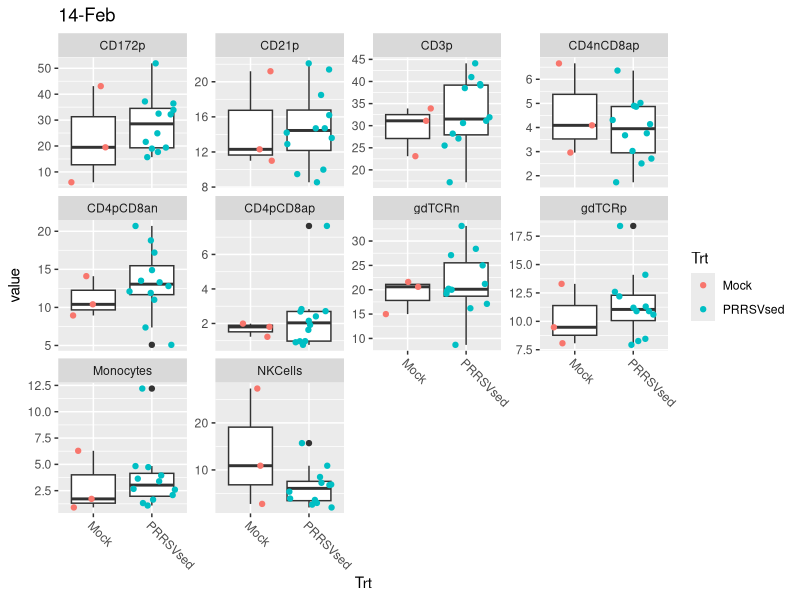
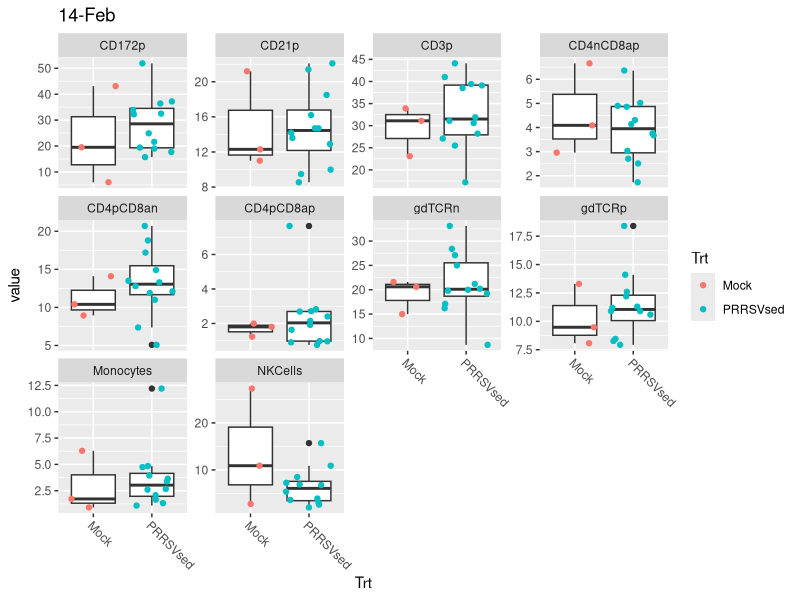
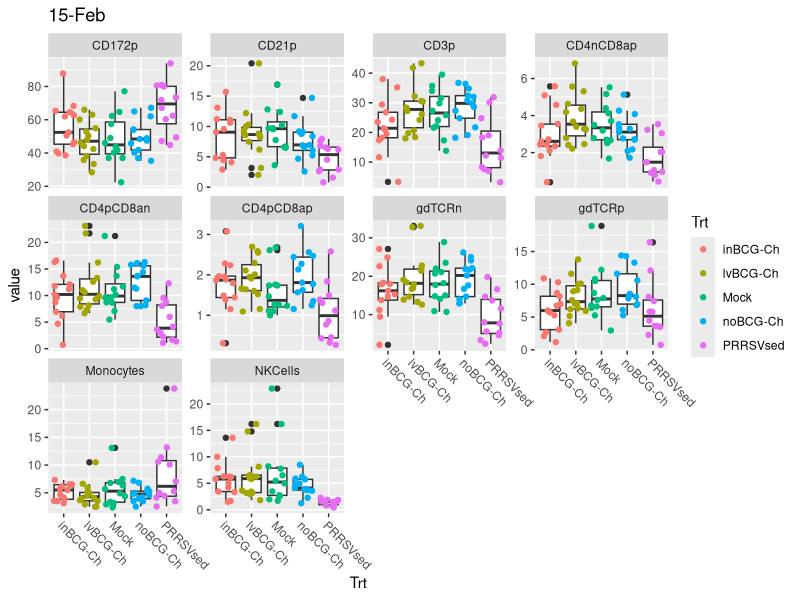
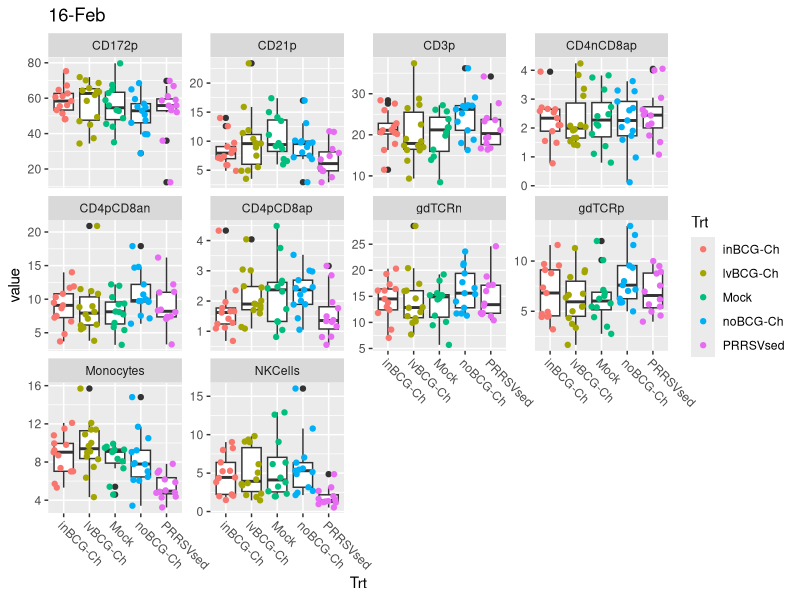
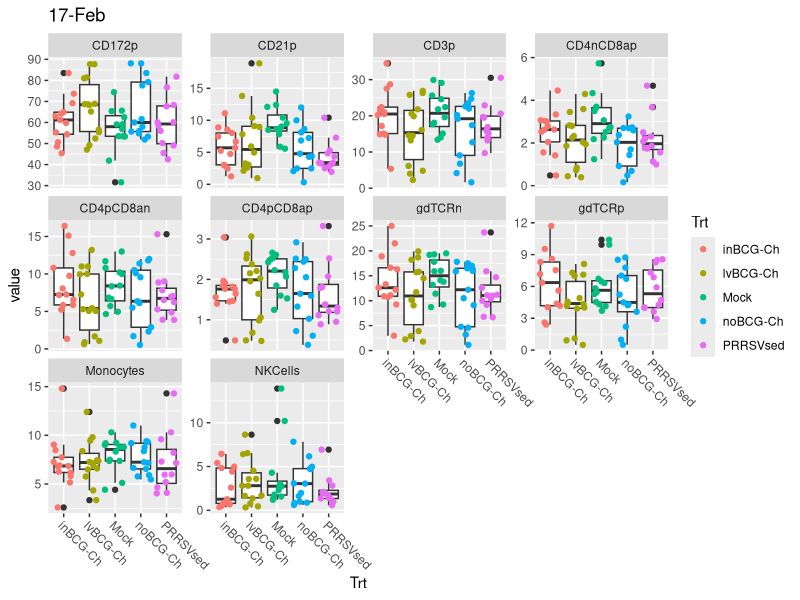
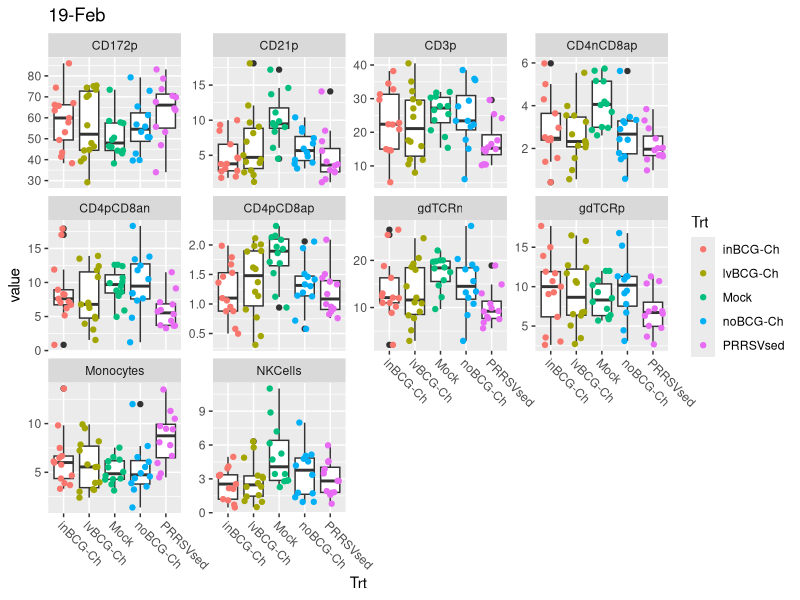
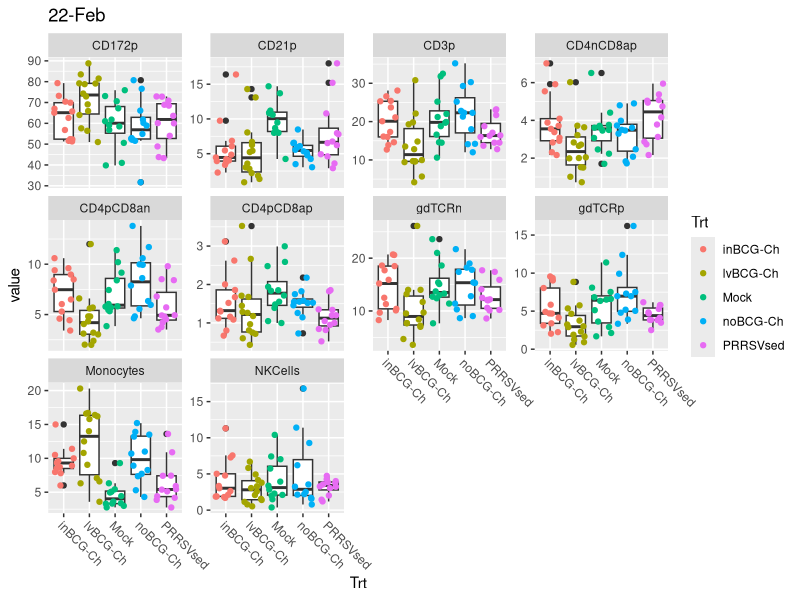
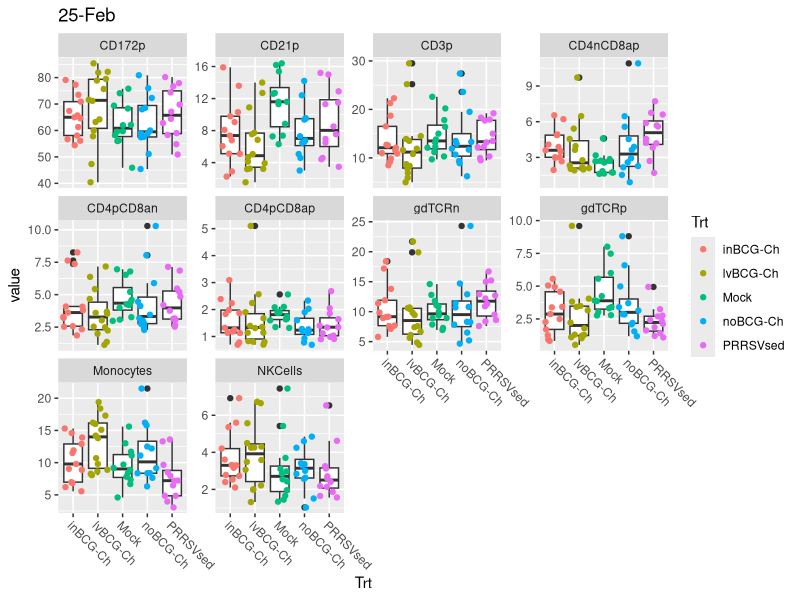

Recreate these plots in R, in order.
library(tidyverse)
library(broom)
library(pracma)
FS17 <- read.csv(file = "./data/FS17 Flow Results All.csv", header = T, stringsAsFactors = F)



FS17$date
# because the dpc doesnt match up im trying out of Day Of Study time variable
FS17$DOS <- as.numeric(sub('-Feb','',FS17$date)) - 14
FS17 <- FS17[,c(1:6, 18, 7:17)] # this moves the DOS variable up with the metadata
### select columns... ###

FS17_subset <- FS17 %>% select(-FlowID)

## Maybe try this instead...
# keep as much metadata as possible. 
# the -c(1:7) is telling the gather function to not gather up the metadata
# or another way to think of it is to gather up everyhitng except for cols 1:6

FS17_long <- FS17_subset %>% gather(key='cell_type', value = 'value', -c(1:7))


# turned your ggplot call into a little function

kristen_plots <- function(data, date_){
  data %>% 
    filter(date == date_) %>% 
    ggplot(aes(x=Trt,y=value)) + 
    geom_boxplot() +
    geom_jitter(aes(color=Trt)) +
    theme(axis.text.x=element_text(angle = -45, hjust =0)) +
    facet_wrap( ~ cell_type, scales = "free_y") + 
    ggtitle(date_)
}

kristen_plots(FS17_long, "14-Feb" )


plots <- list()
for (date in unique(FS17$date)){
  print(date)
  plots[[date]] <- kristen_plots(FS17_long, date)
}

plots

# all of these return the first plot in the list
plots[[1]]
plots[['14-Feb']]
plots$`14-Feb`





## the above graphs allow us to look at treatment groups for each day, but would like to follow
## individual pigs and treatment groups across time within the same graphs
## this webpage might be helpful... uses spaghettie plots for longitudinal data 
## https://stats.idre.ucla.edu/r/faq/how-can-i-visualize-longitudinal-data-in-ggplot2/
# setwd("~/Desktop/FS17 Flow FCS Files/")
# library(tidyverse) ##tidyverse contains ggplot2, dplyr, tidr, readr
# library(methods)

# FS17 <- read.csv(file = "./data/FS17 Flow Results All.csv", header = T, stringsAsFactors = F)
# head(FS17)


FS17 %>% select(-FlowID) %>% 
  gather(key = 'CellType', value = 'Percentage', -c(1:7)) %>% 
  ggplot(aes(dpc, Percentage)) +
  geom_smooth(method = 'loess', aes(fill = Trt, color=Trt)) +
  facet_wrap( ~ CellType, scales = "free_y")

##attempting to look at individual pigs over time
FS17 %>% select(-FlowID) %>% 
  gather(key = 'CellType', value = 'Percentage', -c(1:7)) %>% ##moving to long format
  filter(Trt == "Mock") %>%
  ggplot(aes(dpc, Percentage)) +
  geom_line(aes(group = Pig, color=Pig)) +
  facet_wrap( ~ CellType, scales = "free_y")

# JULES NOTE
# this looks weird because you need to make your pig variable a factor or a character


##########

# This may be what you were looking for.
FS17 %>% select(-FlowID) %>% 
  gather(key = 'CellType', value = 'Percentage', -c(1:7)) %>%
  mutate(Pig = factor(Pig)) %>%   # Here I make the Pig variable a factor
  filter(Trt == "Mock") %>%
  ggplot(aes(dpc, Percentage)) +
  geom_line(aes(group = Pig, color=Pig)) +
  facet_wrap( ~ CellType, scales = "free_y") + theme_bw()




######################################################

FS17_clean <- FS17 %>%
  select(-FlowID) %>%
  mutate(Pig=as.character(Pig))

FS17_long <- FS17_clean %>%
  gather(key='cell_type', value = 'percentage', -c(1:7))



# summary statistics, mean and stderr for each combination of celltypes treatments and times
FS17_sum <- FS17_long %>%
  group_by(DOS, Trt, cell_type) %>% 
  summarise(mean_p = mean(percentage), 
            num_obs = n(), 
            std_dev = sd(percentage), 
            std_err = std_dev/sqrt(num_obs))


FS17_sum %>% 
  ggplot(aes(x=DOS, y=mean_p, color=Trt, fill = Trt)) +
  geom_point() + geom_line() +
  geom_ribbon(aes(ymin=mean_p - std_err, ymax = mean_p + std_err), alpha = .3) +
  facet_wrap(~cell_type, scales = 'free') + 
  theme_bw()

# FS17_sum$dpc





#### CD21pos cells seem lower in all animals that got PRRSVs
FS17_sum %>% 
  filter(cell_type == 'CD21p') %>% 
  ggplot(aes(x=DOS, y=mean_p, color=Trt, fill = Trt)) +
  geom_point() + geom_line() +
  geom_ribbon(aes(ymin=mean_p - std_err, ymax = mean_p + std_err), alpha = .3) +
  facet_wrap(~cell_type, scales = 'free') + 
  theme_bw()


#### double pos cells seem lower in all animals that got PRRSV

FS17_sum %>% 
  filter(cell_type == 'CD4pCD8ap') %>% 
  ggplot(aes(x=DOS, y=mean_p, color=Trt, fill = Trt)) +
  geom_point() + geom_line() +
  geom_ribbon(aes(ymin=mean_p - std_err, ymax = mean_p + std_err), alpha = .3) +
  facet_wrap(~cell_type, scales = 'free') + 
  theme_bw()



# no obvious treatment effect....

FS17_sum %>% 
  filter(Trt %in% c('inBCG-Ch', 'lvBCG-Ch', 'noBCG-Ch')) %>% 
  ggplot(aes(x=DOS, y=mean_p, color=Trt, fill = Trt)) +
  geom_point() + geom_line() +
  geom_ribbon(aes(ymin=mean_p - std_err, ymax = mean_p + std_err), alpha = .3) +
  facet_wrap(~cell_type, scales = 'free') + 
  theme_bw()

# Statistical tests for treatment differences in each cell_type at each timepoint
# this one is conservative because it corrects the allready corrected TukeyHSD pvalues
treat_tests <- FS17_long %>%
  filter(Trt %in% c('inBCG-Ch', 'lvBCG-Ch', 'noBCG-Ch')) %>%
  group_by(DOS, cell_type) %>% 
  nest() %>% 
  mutate(anova=map(data, ~ aov(data=., formula = percentage ~ Trt)), 
         tid_ano = map(anova, tidy), 
         tuk = map(anova, TukeyHSD), 
         tid_tuk = map(tuk, tidy))%>% 
  select(DOS, cell_type, tid_tuk) %>% 
  unnest(cols = c('tid_tuk')) %>%
  mutate(p.adj = p.adjust(adj.p.value, method = 'fdr')) %>% 
  filter(p.adj < 0.05)

# These are the significant differences among treatment groups...
treat_tests

###################

# this one is liberal as it does not correct for the multiple anovas done
# but the pvalues are already corrected within each comparison
# probably not the one to use...

FS17_long %>%
  filter(Trt %in% c('inBCG-Ch', 'lvBCG-Ch', 'noBCG-Ch')) %>%
  group_by(DOS, cell_type) %>% 
  nest() %>% 
  mutate(anova=map(data, ~ aov(data=., formula = percentage ~ Trt)), 
         tid_ano = map(anova, tidy), 
         tuk = map(anova, TukeyHSD), 
         tid_tuk = map(tuk, tidy))%>% 
  select(DOS, cell_type, tid_tuk) %>% 
  unnest(cols = c('tid_tuk')) %>%
  filter(adj.p.value < 0.05)


##############
# This batch of tests includes all treatments, including the Mocks
# this one is conservative because it corrects the allready corrected TukeyHSD pvalues

ALL_tests <- FS17_long %>%
  filter(DOS !=0) %>%
  group_by(DOS, cell_type) %>% 
  nest() %>% 
  mutate(anova=map(data, ~ aov(data=., formula = percentage ~ Trt)), 
         tid_ano = map(anova, tidy), 
         tuk = map(anova, TukeyHSD), 
         tid_tuk = map(tuk, tidy))%>% 
  select(DOS, cell_type, tid_tuk) %>% 
  unnest(cols = c('tid_tuk')) %>%
  mutate(p.adj = p.adjust(adj.p.value, method = 'fdr')) %>% 
  filter(p.adj < 0.05)

ALL_tests
#####






###########
##### spaghetti plots for each treatment
## shows variation within treatments
FS17_long %>% 
  filter(Trt == 'PRRSVsed') %>% 
  ggplot(aes(x=DOS, y=percentage, color = Pig)) + geom_line() + 
  facet_wrap(~cell_type, scales = 'free') + 
  theme_bw()

FS17_long %>% 
  filter(Trt == 'inBCG-Ch') %>% 
  ggplot(aes(x=DOS, y=percentage, color = Pig)) + geom_line() + 
  facet_wrap(~cell_type, scales = 'free')+ 
  theme_bw()

FS17_long %>% 
  filter(Trt == 'lvBCG-Ch') %>% 
  ggplot(aes(x=DOS, y=percentage, color = Pig)) + geom_line() + 
  facet_wrap(~cell_type, scales = 'free')+ 
  theme_bw()

FS17_long %>% 
  filter(Trt == 'noBCG-Ch') %>% 
  ggplot(aes(x=DOS, y=percentage, color = Pig)) + geom_line() + 
  facet_wrap(~cell_type, scales = 'free')+ 
  theme_bw()

FS17_long %>% 
  filter(Trt == 'Mock') %>% 
  ggplot(aes(x=DOS, y=percentage, color = Pig)) + geom_line() + 
  facet_wrap(~cell_type, scales = 'free')+ 
  theme_bw()




######## temperature data  ###########



temps <- read_csv('data/FS17 Obj2 Temp Data.csv')
temps$pig <- as.character(temps$pig)


# mean temp for Mock group is 39.8
temps %>% group_by(Trt) %>% summarise(meanT=mean(TempC))


### Looking at the temperatures of the groups over time. 
### Can see a clear difference between the Mocks and the others
temps %>% ggplot(aes(x=dpi, y=TempC)) + 
  geom_line(aes(group = pig)) +
  facet_wrap(~Trt)+ geom_hline(yintercept = 39.8, color='red')


### NEED TO FIX THIS ###
# same pig 2x measurements per day #

temps %>% 
  group_by(pig, dpi) %>%
  tally() %>%
  filter(n != 1)

temps$pig_day <- paste(temps$pig, temps$dpi) # this makes it easier to fix the duplicates

weird_ones <- temps %>% 
  group_by(pig_day) %>%
  tally() %>%
  filter(n != 1) %>% 
  select(pig_day) %>% 
  unlist()

weird_ones

## Can see from this plot the pigs that have multiple measurements per day
temps %>% filter((pig_day %in% weird_ones)) %>% 
  ggplot(aes(x=dpi, y=TempC, color=pig)) + geom_point() 


# this should get rid of the redundant measurements by taking the mean of the 
# multiples as the true value
temps <- temps %>%
  group_by(pig, dpi) %>%
  mutate(TempC = mean(TempC)) %>% 
  select(-TempF) %>% 
  unique()# %>% ggplot(aes(x=dpi, y=TempC)) + geom_line(aes(group=pig))

# just to double check...
temps %>%
  group_by(pig, dpi) %>%tally() %>% filter(n>1)
# Good, no pigs have more than one measurement per timepoint

# are some pigs missing?
temps %>%
  group_by(pig, Trt) %>%tally() %>% ggplot(aes(x=n))+geom_histogram()

temps %>%
  group_by(pig, Trt) %>%tally() %>% filter(n<14)

temps <- temps %>% filter(pig != 517)

# temps %>%
#   group_by(dpi, Trt) %>%tally() #%>% filter(n<14)

## take another look at the data after fixing those issues...
temps %>% ggplot(aes(x=dpi, y=TempC)) + 
  geom_line(aes(group = pig)) +
  facet_wrap(~Trt)+ geom_hline(yintercept = 39.8, color='red')


## this block collects the metadata about these pigs,
# I removed the Room variable because some pigs were moved between rooms, 
# this was causing some duplication issues down below.
meta <- temps %>%
  ungroup() %>%
  select(pig, BCGTrt, PRRSV, Trt) %>% 
  unique()


# this makes each pig's temperatures relative to the minimum temperature of that pig
temps <- temps %>%
  group_by(pig) %>%
  mutate(TempRmin=TempC - min(TempC)) %>% 
  ungroup()

# calculate the mean temps for each group
temps %>% group_by(Trt) %>% summarise(meanTemp=mean(TempRmin))

# plot the temps, differences from the mock are more pronounced
temps %>% ggplot(aes(x=dpi, y=TempRmin))+ geom_line(aes(group = pig)) +
  geom_hline(yintercept = 0.418, color='red')+
  facet_wrap(~Trt)

# looks like everyone with PRRSV has:
# higher peak temperatures, 
# higher mean temperatures
# higher variability in temperatures


# this temp_sum is based on relative temperatures (each pig was adjusted relative to their minimum temperature)
temp_sum <- temps %>%
  arrange(dpi) %>% 
  group_by(pig) %>% 
  summarise(max_temp = max(TempRmin), 
            mean_temp = mean(TempRmin), 
            min_temp = min(TempRmin), 
            sd_temp = sd(TempRmin),            
            day_max = dpi[which.max(TempRmin)], 
            dif_temp = max_temp - min_temp, 
            AUC_temp=trapz(dpi,TempRmin)) %>% 
  left_join(meta)


temp_sum %>% ggplot(aes(x=Trt, y=max_temp, fill=Trt)) + geom_boxplot() + theme_bw()
temp_sum %>% ggplot(aes(x=Trt, y=AUC_temp, fill=Trt)) + geom_boxplot()+ theme_bw()
temp_sum %>% ggplot(aes(x=Trt, y=sd_temp, fill=Trt)) + geom_boxplot()+ theme_bw()
temp_sum %>% ggplot(aes(x=Trt, y=mean_temp, fill=Trt)) + geom_boxplot()+ theme_bw()
temp_sum %>% ggplot(aes(x=Trt, y=day_max, fill=Trt)) + geom_point(shape=21, size=3)+ theme_bw()
temp_sum %>% ggplot(aes(x=Trt, y=dif_temp, fill=mean_temp)) + geom_point(shape=21, size=4)+ theme_bw()
temp_sum %>% ggplot(aes(x=Trt, y=sd_temp, fill=mean_temp)) + geom_point(shape=21, size=4)+ theme_bw()


# some exploratory plots here
# max temp and mean temp are correlated
# pigs with higher max and mean temps also seem to have higher variability in their
# temperatures
temp_sum %>%
  ggplot(aes(x=max_temp, y=mean_temp, fill=sd_temp)) +
  geom_point(shape=21, color='black', size=3)+ scale_fill_viridis_c()


temp_sum %>%
  ggplot(aes(x=sd_temp, y=max_temp, fill=mean_temp)) +
  geom_point(shape=21, color='black', size=3)+ scale_fill_viridis_c()

temp_sum %>%
  ggplot(aes(x=mean_temp, y=max_temp, fill=sd_temp)) +
  geom_point(shape=21, color='black', size=3)+ scale_fill_viridis_c()

temp_sum %>%
  ggplot(aes(x=sd_temp, y=dif_temp, fill=mean_temp)) +
  geom_point(shape=21, color='black', size=3)+ scale_fill_viridis_c()

temp_sum %>%
  ggplot(aes(x=AUC_temp, y=max_temp, fill=mean_temp)) +
  geom_point(shape=21, color='black', size=3)+ scale_fill_viridis_c()

temp_sum %>%
  ggplot(aes(x=AUC_temp, y=mean_temp, fill=Trt)) +
  geom_point(shape=21, color='black', size=3)

temp_sum %>%
  ggplot(aes(x=AUC_temp, y=max_temp, fill=Trt)) +
  geom_point(shape=21, color='black', size=3)

temp_sum %>%
  ggplot(aes(x=AUC_temp, y=sd_temp, fill=Trt)) +
  geom_point(shape=21, color='black', size=3)



#### FEVER SCORE CALC HERE ####
  

# fever score is a combination of:
# max_temp to capture the highest the temperature spiked
# mean_temp to capture the overall elevation of temperature
# sd_temp to capture the jumpiness or swings in temperature 
# all are scaled so that each portion contributes equally to fever score

scaled_temps <- temp_sum %>% mutate_if(is.numeric, scale) # centers and scales variables

scaled_temps <- scaled_temps %>% mutate(fever_score=max_temp+mean_temp+sd_temp)

scaled_temps$fever_class <- cut(scaled_temps$fever_score, 3, labels = c('low', 'mid', 'high'))

scaled_temps$Pig <- scaled_temps$pig


scaled_temps %>% filter(!(Trt %in% c('PRRSVsed', 'Mock'))) %>% 
  ggplot(aes(x=1, y=fever_score))  +
  geom_violin()+
  geom_jitter(aes(color=fever_class),width = .2) + 
  ggtitle('Fever score distribution, without PRRSVed and Mock pigs')

scaled_temps %>% #filter(!(Trt %in% c('PRRSVsed', 'Mock'))) %>% 
  ggplot(aes(x=1, y=fever_score))  +
  geom_violin()+
  geom_jitter(aes(color=fever_class),width = .2) + 
  ggtitle('Fever score distribution, with PRRSVed and Mock pigs')




scaled_temps %>%
  ggplot(aes(x=Trt, y=fever_score, color=fever_class)) +
  geom_jitter(width = .2) + theme_bw()

scaled_temps %>%
  ggplot(aes(x=fever_class, y=fever_score, color=fever_score)) +
  geom_jitter() + theme_bw()


LETSDOTHIS <- scaled_temps %>%
  select(Pig, fever_class, fever_score) %>%
  right_join(FS17_long) %>% filter(Pig !=517)  # removing pig 517, few data points

unique(LETSDOTHIS$dpc)

# 
# these summary stats were calculated excluding the mock and prrsvsed pigs
FS17_sum_1 <- LETSDOTHIS %>% filter(!(Trt %in% c('Mock', 'PRRSVsed'))) %>% 
  group_by(fever_class, dpc, cell_type) %>% 
  summarise(mean_p = mean(percentage), 
            num_obs = n(), 
            std_dev = sd(percentage), 
            std_err = std_dev/sqrt(num_obs))

# these summary stats were calculated leaving the PRRSVsed pigs in, but excluding the mocks
# If using the block must switch to DOS from dpc
FS17_sum_2 <- LETSDOTHIS %>% filter(!(Trt %in% c('Mock'))) %>%
  group_by(fever_class, DOS, cell_type) %>%
  summarise(mean_p = mean(percentage),
            num_obs = n(),
            std_dev = sd(percentage),
            std_err = std_dev/sqrt(num_obs))
# # 

##########




# FS17_long$Trt2 <- ifelse(FS17_long$Pig %in% int_pigs, 'weird', FS17_long$Trt)
# 
# FS17_long %>% group_by(Trt, Trt2) %>% tally()
# 
# FS17_sum <- FS17_long %>%
#   group_by(dpc, Trt2, cell_type) %>% 
#   summarise(mean_p = mean(percentage), 
#             num_obs = n(), 
#             std_dev = sd(percentage), 
#             std_err = std_dev/sqrt(num_obs))

FS17_sum_1 %>%
  ggplot(aes(x=dpc, y=mean_p, fill=fever_class)) +
  geom_ribbon(aes(ymin=mean_p - std_err, ymax=mean_p + std_err), alpha=.5) +
  facet_wrap(~cell_type, scales = 'free')

FS17_sum_2 %>%
  ggplot(aes(x=DOS, y=mean_p, fill=fever_class)) +
  geom_ribbon(aes(ymin=mean_p - std_err, ymax=mean_p + std_err), alpha=.5) +
  facet_wrap(~cell_type, scales = 'free')



# 
# FS17_sum %>% filter(cell_type == 'CD4pCD8ap') %>% 
#   ggplot(aes(x=dpc, y=mean_p, fill=fever_class)) +
#   geom_ribbon(aes(ymin=mean_p - std_err, ymax=mean_p + std_err), alpha=.5) +
#   facet_wrap(~cell_type, scales = 'free')
# # 
# FS17_sum %>% filter(dpc != 11) %>% 
#   ggplot(aes(x=dpc, y=mean_p, fill=fever_class)) +
#   geom_ribbon(aes(ymin=mean_p - std_err, ymax=mean_p + std_err), alpha=.5) +
#   facet_wrap(~cell_type, scales = 'free')
# 

##

FS17_sum_1 %>% filter(cell_type == 'CD4pCD8ap') %>% 
  #filter(!Trt2 %in% c('Mock', 'PRRSVsed')) %>% 
  ggplot(aes(x=dpc, y=mean_p, fill=fever_class, color=fever_class)) +
  geom_ribbon(aes(ymin=mean_p - std_err, ymax=mean_p + std_err), alpha=.5) +
  geom_point(shape=21)+geom_path()+
  facet_wrap(~cell_type, scales = 'free') + 
  theme_bw() + ylab('percent') + xlab('days post challenge')


FS17_sum_2 %>% filter(cell_type == 'CD4pCD8ap') %>% 
  #filter(!Trt2 %in% c('Mock', 'PRRSVsed')) %>% 
  ggplot(aes(x=DOS, y=mean_p, fill=fever_class, color=fever_class)) +
  geom_ribbon(aes(ymin=mean_p - std_err, ymax=mean_p + std_err), alpha=.5) +
  geom_point(shape=21)+geom_path()+
  facet_wrap(~cell_type, scales = 'free') + 
  theme_bw() + ylab('percent') + xlab('day of study')



###########

FS17_sum_1 %>% filter(cell_type == 'CD172p') %>% 
  ggplot(aes(x=fever_class, y=mean_p, fill=fever_class)) +
  geom_col(position = 'dodge') +
  geom_errorbar(aes(ymin=mean_p - std_err,
                    ymax=mean_p + std_err), 
                width = .2) +
  geom_text(aes(label=num_obs, y=20), size=3)+
  facet_wrap(~dpc) + ggtitle('CD172p')


FS17_sum_2 %>% filter(cell_type == 'CD172p') %>% 
  ggplot(aes(x=fever_class, y=mean_p, fill=fever_class)) +
  geom_col(position = 'dodge') +
  geom_errorbar(aes(ymin=mean_p - std_err,
                    ymax=mean_p + std_err), 
                width = .2) +
  geom_text(aes(label=num_obs, y=20), size=3)+
  facet_wrap(~DOS) + ggtitle('CD172p')


#############

FS17_sum_1 %>% filter(cell_type == 'CD21p') %>% 
  ggplot(aes(x=fever_class, y=mean_p, fill=fever_class)) +
  geom_col(position = 'dodge') +
  geom_errorbar(aes(ymin=mean_p - std_err,
                    ymax=mean_p + std_err), 
                width = .2) +
  geom_text(aes(label=num_obs, y=2), size=3)+
  facet_wrap(~dpc) + ggtitle('CD21p')


FS17_sum_2 %>% filter(cell_type == 'CD21p') %>% 
  ggplot(aes(x=fever_class, y=mean_p, fill=fever_class)) +
  geom_col(position = 'dodge') +
  geom_errorbar(aes(ymin=mean_p - std_err,
                    ymax=mean_p + std_err), 
                width = .2) +
  geom_text(aes(label=num_obs, y=2), size=3)+
  facet_wrap(~DOS) + ggtitle('CD21p')


#############

FS17_sum_1 %>% filter(cell_type == 'CD3p') %>% 
  ggplot(aes(x=fever_class, y=mean_p, fill=fever_class)) +
  geom_col(position = 'dodge') +
  geom_errorbar(aes(ymin=mean_p - std_err,
                    ymax=mean_p + std_err), 
                width = .2) +
  geom_text(aes(label=num_obs, y=5), size=3)+
  facet_wrap(~dpc) + ggtitle('CD3p')


FS17_sum_2 %>% filter(cell_type == 'CD3p') %>% 
  ggplot(aes(x=fever_class, y=mean_p, fill=fever_class)) +
  geom_col(position = 'dodge') +
  geom_errorbar(aes(ymin=mean_p - std_err,
                    ymax=mean_p + std_err), 
                width = .2) +
  geom_text(aes(label=num_obs, y=5), size=3)+
  facet_wrap(~DOS) + ggtitle('CD3p')


############


FS17_sum_1 %>% filter(cell_type == 'CD4nCD8ap') %>% 
  ggplot(aes(x=fever_class, y=mean_p, fill=fever_class)) +
  geom_col(position = 'dodge') +
  geom_errorbar(aes(ymin=mean_p - std_err,
                    ymax=mean_p + std_err), 
                width = .2) +
  geom_text(aes(label=num_obs, y=1), size=3)+
  facet_wrap(~dpc) + ggtitle('CD4nCD8ap')


FS17_sum_2 %>% filter(cell_type == 'CD4nCD8ap') %>% 
  ggplot(aes(x=fever_class, y=mean_p, fill=fever_class)) +
  geom_col(position = 'dodge') +
  geom_errorbar(aes(ymin=mean_p - std_err,
                    ymax=mean_p + std_err), 
                width = .2) +
  geom_text(aes(label=num_obs, y=1), size=3)+
  facet_wrap(~DOS) + ggtitle('CD4nCD8ap')

#############


FS17_sum_1 %>% filter(cell_type == 'CD4pCD8an') %>% 
  ggplot(aes(x=fever_class, y=mean_p, fill=fever_class)) +
  geom_col(position = 'dodge') +
  geom_errorbar(aes(ymin=mean_p - std_err,
                    ymax=mean_p + std_err), 
                width = .2) +
  geom_text(aes(label=num_obs, y=1), size=3)+
  facet_wrap(~dpc)  + ggtitle('CD4pCD8an')



FS17_sum_2 %>% filter(cell_type == 'CD4pCD8an') %>% 
  ggplot(aes(x=fever_class, y=mean_p, fill=fever_class)) +
  geom_col(position = 'dodge') +
  geom_errorbar(aes(ymin=mean_p - std_err,
                    ymax=mean_p + std_err), 
                width = .2) +
  geom_text(aes(label=num_obs, y=1), size=3)+
  facet_wrap(~DOS)  + ggtitle('CD4pCD8an')

#############

##############


FS17_sum_1 %>% filter(cell_type == 'CD4pCD8ap') %>% 
  ggplot(aes(x=fever_class, y=mean_p, fill=fever_class)) +
  geom_col(position = 'dodge') +
  geom_errorbar(aes(ymin=mean_p - std_err,
                    ymax=mean_p + std_err), 
                width = .2) +
  geom_text(aes(label=num_obs, y=.5), size=3)+
  facet_wrap(~dpc) + ggtitle('CD4pCD8ap')



FS17_sum_2 %>% filter(cell_type == 'CD4pCD8ap') %>% 
  ggplot(aes(x=fever_class, y=mean_p, fill=fever_class)) +
  geom_col(position = 'dodge') +
  geom_errorbar(aes(ymin=mean_p - std_err,
                    ymax=mean_p + std_err), 
                width = .2) +
  geom_text(aes(label=num_obs, y=.5), size=3)+
  facet_wrap(~DOS) + ggtitle('CD4pCD8ap')


##############


FS17_sum_1 %>% filter(cell_type == 'gdTCRn') %>% 
  ggplot(aes(x=fever_class, y=mean_p, fill=fever_class)) +
  geom_col(position = 'dodge') +
  geom_errorbar(aes(ymin=mean_p - std_err,
                    ymax=mean_p + std_err), 
                width = .2) +
  geom_text(aes(label=num_obs, y=5), size=3)+
  facet_wrap(~dpc)+ ggtitle('gdTCRn')


FS17_sum_2 %>% filter(cell_type == 'gdTCRn') %>% 
  ggplot(aes(x=fever_class, y=mean_p, fill=fever_class)) +
  geom_col(position = 'dodge') +
  geom_errorbar(aes(ymin=mean_p - std_err,
                    ymax=mean_p + std_err), 
                width = .2) +
  geom_text(aes(label=num_obs, y=5), size=3)+
  facet_wrap(~DOS)+ ggtitle('gdTCRn')


#############

##############


FS17_sum_1 %>% filter(cell_type == 'gdTCRp') %>% 
  ggplot(aes(x=fever_class, y=mean_p, fill=fever_class)) +
  geom_col(position = 'dodge') +
  geom_errorbar(aes(ymin=mean_p - std_err,
                    ymax=mean_p + std_err), 
                width = .2) +
  geom_text(aes(label=num_obs, y=.75), size=3)+
  facet_wrap(~dpc)+ ggtitle('gdTCRp')


FS17_sum_2 %>% filter(cell_type == 'gdTCRp') %>% 
  ggplot(aes(x=fever_class, y=mean_p, fill=fever_class)) +
  geom_col(position = 'dodge') +
  geom_errorbar(aes(ymin=mean_p - std_err,
                    ymax=mean_p + std_err), 
                width = .2) +
  geom_text(aes(label=num_obs, y=.75), size=3)+
  facet_wrap(~DOS)+ ggtitle('gdTCRp')




#### tests for d7 and d10 all cell types anova with Tukey
# 
# tests <- LETSDOTHIS %>% filter(!(Trt %in% c('Mock', 'PRRSVsed'))) %>% 
#   ungroup() %>% 
#   filter(dpc %in% c(7,10)) %>% group_by(dpc, cell_type) %>% 
#   nest() %>% 
#   mutate(anova=map(data, ~ aov(data=., formula = percentage ~ fever_class)), 
#          tid_ano = map(anova, tidy), 
#          tuk = map(anova, TukeyHSD), 
#          tid_tuk = map(tuk, tidy)) %>% 
#   select(dpc, cell_type, tid_tuk) %>% 
#   unnest(cols = c('tid_tuk')) %>%
#   mutate(p.adj = p.adjust(adj.p.value, method = 'fdr')) %>% 
#   filter(p.adj < 0.05)
# 
# 
# 
# tests <- LETSDOTHIS %>% filter(!(Trt %in% c('Mock'))) %>% 
#   ungroup() %>% 
#   filter(DOS %in% c(8,11)) %>% group_by(DOS, cell_type) %>% 
#   nest() %>% 
#   mutate(anova=map(data, ~ aov(data=., formula = percentage ~ fever_class)), 
#          tid_ano = map(anova, tidy), 
#          tuk = map(anova, TukeyHSD), 
#          tid_tuk = map(tuk, tidy)) %>% 
#   select(DOS, cell_type, tid_tuk) %>% 
#   unnest(cols = c('tid_tuk')) %>%
#   mutate(p.adj = p.adjust(adj.p.value, method = 'fdr')) %>% 
#   filter(p.adj < 0.05)
# 
# 
# 
# tests
######### pairwise ttest ########
# 
# 
# 
# LETSDOTHIS %>% filter(!(Trt %in% c('Mock', 'PRRSVsed'))) %>% 
#   ungroup() %>% 
#   filter(dpc %in% c(7,10)) %>% group_by(dpc, cell_type) %>% 
#   nest() %>% 
#   mutate(ttest=map(data, ~ pairwise.t.test(x = .$percentage, g = .$fever_class, p.adjust.method = 'none')), 
#          tid_tt = map(ttest, tidy)) %>% 
#   select(dpc, cell_type, tid_tt) %>% 
#   unnest(cols = c('tid_tt')) %>% 
#   ungroup() %>% 
#   mutate(p.adj=p.adjust(p.value, method = 'fdr')) %>% 
#   filter(p.adj < 0.05)
# 





######## all timepoints ##########
# EXCLUDING PRRSVSED PIGS
# with 2nd pval correct

tests <- LETSDOTHIS %>% filter(!(Trt %in% c('Mock', 'PRRSVsed'))) %>%
  filter(DOS !=0) %>% 
  ungroup() %>% 
  group_by(dpc, cell_type) %>% 
  nest() %>% 
  mutate(anova=map(data, ~ aov(data=., formula = percentage ~ fever_class)), 
         tid_ano = map(anova, tidy), 
         tuk = map(anova, TukeyHSD), 
         tid_tuk = map(tuk, tidy)) %>% 
  select(dpc, cell_type, tid_tuk) %>% 
  unnest(cols = c('tid_tuk')) %>%
  mutate(p.adj = p.adjust(adj.p.value, method = 'fdr')) %>% 
  filter(p.adj < 0.05)

tests

## INCLUDING PRRSVSED pigs BUT NOT MOCK PIGS
# with 2nd pval correct

tests <- LETSDOTHIS %>% filter(!(Trt %in% c('Mock'))) %>% 
  filter(DOS !=0) %>% 
  ungroup() %>% 
  group_by(DOS, cell_type) %>% 
  nest() %>% 
  mutate(anova=map(data, ~ aov(data=., formula = percentage ~ fever_class)), 
         tid_ano = map(anova, tidy), 
         tuk = map(anova, TukeyHSD), 
         tid_tuk = map(tuk, tidy)) %>% 
  select(DOS, cell_type, tid_tuk) %>% 
  unnest(cols = c('tid_tuk')) %>%
  mutate(p.adj = p.adjust(adj.p.value, method = 'fdr')) %>% 
  filter(p.adj < 0.05)


tests
# all timepoints without 2nd pval correct


tests <- LETSDOTHIS %>% filter(!(Trt %in% c('Mock', 'PRRSVsed'))) %>% 
  ungroup() %>% 
  group_by(dpc, cell_type) %>% 
  nest() %>% 
  mutate(anova=map(data, ~ aov(data=., formula = percentage ~ fever_class)), 
         tid_ano = map(anova, tidy), 
         tuk = map(anova, TukeyHSD), 
         tid_tuk = map(tuk, tidy)) %>% 
  select(dpc, cell_type, tid_tuk) %>% 
  unnest(cols = c('tid_tuk')) %>% filter(adj.p.value < 0.05)



tests <- LETSDOTHIS %>% filter(!(Trt %in% c('Mock'))) %>% 
  ungroup() %>% 
  group_by(DOS, cell_type) %>% 
  nest() %>% 
  mutate(anova=map(data, ~ aov(data=., formula = percentage ~ fever_class)), 
         tid_ano = map(anova, tidy), 
         tuk = map(anova, TukeyHSD), 
         tid_tuk = map(tuk, tidy)) %>% 
  select(DOS, cell_type, tid_tuk) %>% 
  unnest(cols = c('tid_tuk')) %>% filter(adj.p.value < 0.05)


sigs <- unique(tests$cell_type)




####### SIGS WITH PRRSVsed  ##########

FS17_sum_2 %>% filter(cell_type == 'CD4pCD8ap') %>% 
  #filter(!Trt2 %in% c('Mock', 'PRRSVsed')) %>% 
  ggplot(aes(x=DOS, y=mean_p, fill=fever_class, color=fever_class)) +
  geom_ribbon(aes(ymin=mean_p - std_err, ymax=mean_p + std_err), alpha=.5) +
  geom_point(shape=21)+geom_path()+
  facet_wrap(~cell_type, scales = 'free') + 
  theme_bw() + ylab('percent') + xlab('Day of study')



FS17_sum_2 %>% filter(cell_type == 'CD4pCD8an') %>% 
  #filter(!Trt2 %in% c('Mock', 'PRRSVsed')) %>% 
  ggplot(aes(x=DOS, y=mean_p, fill=fever_class, color=fever_class)) +
  geom_ribbon(aes(ymin=mean_p - std_err, ymax=mean_p + std_err), alpha=.5) +
  geom_point(shape=21)+geom_path()+
  facet_wrap(~cell_type, scales = 'free') + 
  theme_bw() + ylab('percent') + xlab('Day of study')


FS17_sum_2 %>% filter(cell_type == 'CD172p') %>% 
  #filter(!Trt2 %in% c('Mock', 'PRRSVsed')) %>% 
  ggplot(aes(x=DOS, y=mean_p, fill=fever_class, color=fever_class)) +
  geom_ribbon(aes(ymin=mean_p - std_err, ymax=mean_p + std_err), alpha=.5) +
  geom_point(shape=21)+geom_path()+
  facet_wrap(~cell_type, scales = 'free') + 
  theme_bw() + ylab('percent') + xlab('Day of study')



FS17_sum_2 %>% filter(cell_type == 'Monocytes') %>% 
  #filter(!Trt2 %in% c('Mock', 'PRRSVsed')) %>% 
  ggplot(aes(x=DOS, y=mean_p, fill=fever_class, color=fever_class)) +
  geom_ribbon(aes(ymin=mean_p - std_err, ymax=mean_p + std_err), alpha=.5) +
  geom_point(shape=21)+geom_path()+
  facet_wrap(~cell_type, scales = 'free') + 
  theme_bw() + ylab('percent') + xlab('Day of study')
